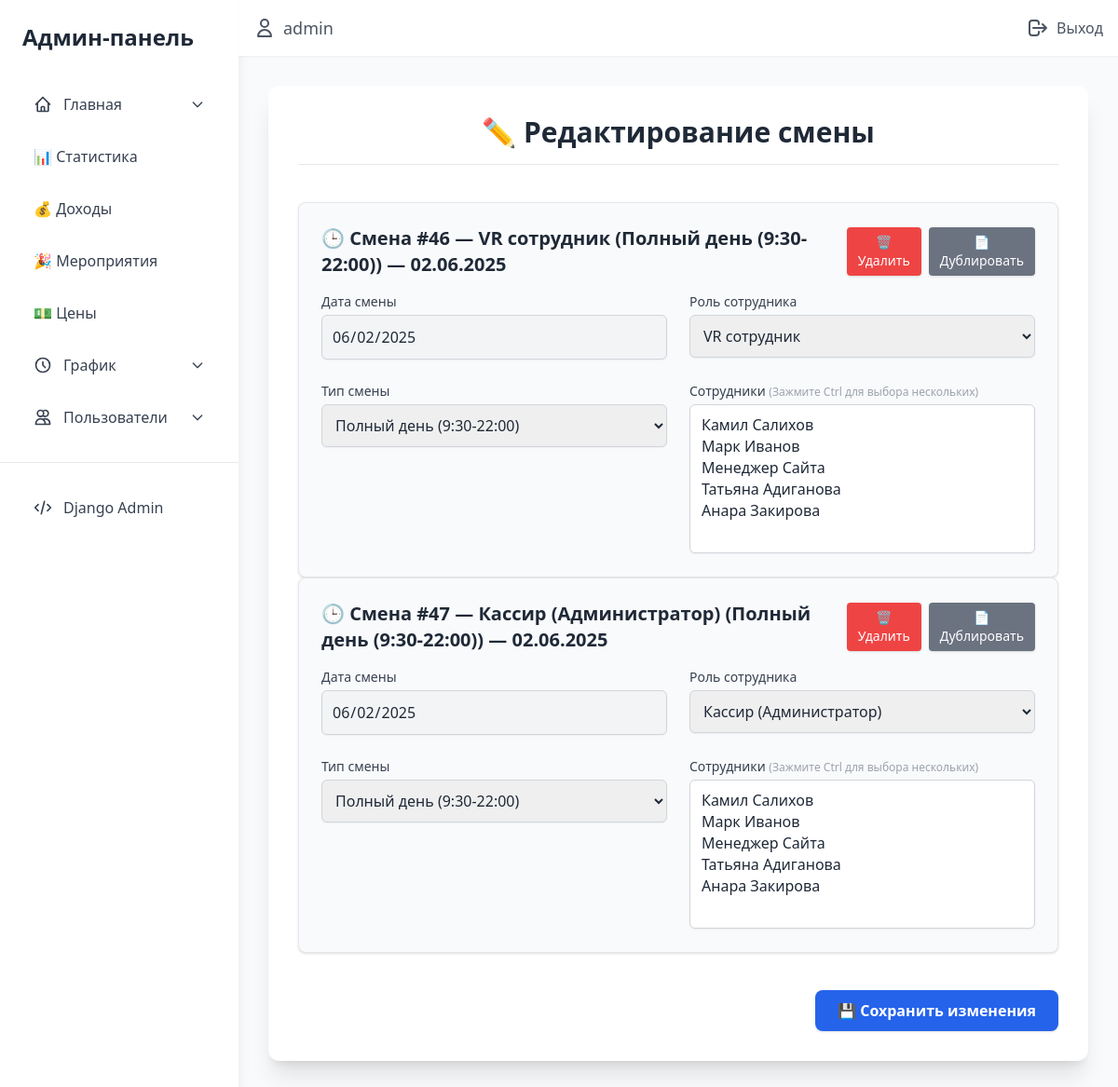
The page /staff/shifts/edit_day/?date=2025-06-02 (signed in) on the database its author committed.
### main/models.py (models this page shows, shortened)
class CustomUser(AbstractUser):
    ROLE_CHOICES = [
        ('CLIENT', 'Клиент'),
        ('STAFF', 'Сотрудник'),
        ('MANAGER', 'Менеджер'),
        ('ADMIN', 'Администратор'),
    ]
    PROFESSIONAL_ROLES = [
        ('none', 'Не назначена'),
        ('animator', 'Детский городок'),
        ('additional', 'Доп. сотрудник'),
        ('vr_operator', 'VR сотрудник'),
        ('cashier', 'Кассир (Администратор)'),
    ]
    phone_number = models.CharField(max_length=15, unique=True, verbose_name="Номер телефона")
    role = models.CharField(
        max_length=10,
        choices=ROLE_CHOICES,
        default='CLIENT',
        verbose_name='Роль'
    )
    professional_role = models.CharField(
        max_length=20,
        choices=PROFESSIONAL_ROLES,
        default='none',
        verbose_name='Профессиональная роль'
    )
    email = models.EmailField(unique=True, verbose_name="Email")
    def get_full_name(self):
        return f"{self.first_name} {self.last_name}".strip() or self.username

### staff/models.py (models this page shows, shortened)
class Shift(models.Model):
    ROLE_CHOICES = [
        ('animator', 'Детский городок'),
        ('additional', 'Доп. сотрудник'),
        ('vr_operator', 'VR сотрудник'),
        ('cashier', 'Кассир (Администратор)'),
    ]
    SHIFT_TYPES = [
        ('full', 'Полный день (9:30-22:00)'),
        ('morning', 'Утро (9:30-16:00)'),
        ('evening', 'Вечер (16:00-22:00)'),
        ('additional_evening', 'Вечер доп. сотрудника (15:00-22:00)'),
        ('vr_evening', 'Вечер VR сотрудника (15:00-22:00)'),
    ]
    role = models.CharField(
        max_length=20,
        choices=ROLE_CHOICES,
        default='animator',
        verbose_name="Роль сотрудника"
    )
    shift_type = models.CharField(
        max_length=20,
        choices=SHIFT_TYPES,
        verbose_name="Тип смены"
    )
    date = models.DateField(verbose_name="Дата смены")
    max_staff = models.PositiveIntegerField(default=1, verbose_name="Макс. сотрудников")
    staff = models.ManyToManyField(
        CustomUser,
        related_name='shifts',
        blank=True,
        verbose_name="Сотрудники"
    )

### staff/views.py (the view, shortened to what this page needs)
# urls.py: path('shifts/edit_day/', views.edit_day_shifts, name='edit-day-shifts'),
@login_required
@role_required('Admin', 'Manager')
def edit_day_shifts(request):
    selected_date = request.GET.get('date')
    if not selected_date:
        return HttpResponse("Дата не указана", status=400)
    shifts = Shift.objects.filter(date=selected_date).prefetch_related('staff')
    forms = []
    for shift in shifts:
        form = ShiftForm(instance=shift, prefix=f'shift_{shift.pk}')
        forms.append((shift, form))
    return render(request, 'staff/admin/edit_day_shifts.html', {
        'date': selected_date,
        'forms': forms
    })

### staff/forms.py (shortened to what this page needs)
class ShiftForm(forms.ModelForm):
    class Meta:
        model = Shift
        fields = ['date', 'role', 'shift_type', 'staff']
        widgets = {
            'date': forms.DateInput(format='%Y-%m-%d', attrs={'type': 'date', 'class': 'form-control'}),
            'role': forms.Select(attrs={'class': 'form-control'}),
            'shift_type': forms.Select(attrs={'class': 'form-control'}),
            'staff': forms.SelectMultiple(attrs={'class': 'form-control'}),
        }
    def __init__(self, *args, **kwargs):
        super().__init__(*args, **kwargs)
        self.fields['staff'].queryset = CustomUser.objects.filter(
            role__in=['STAFF', 'MANAGER', 'ADMIN']
        )
        instance = kwargs.get('instance')
        if instance:
            role_display = instance.get_role_display()
            self.fields['role'].choices = [(instance.role, role_display)]
            self.fields['shift_type'].choices = [
                (instance.shift_type, instance.get_shift_type_display())
            ]
            self.fields['role'].widget.attrs['readonly'] = True
            self.fields['shift_type'].widget.attrs['readonly'] = True

### staff/views.py (called while the page is built)
def role_required(*group_names):
    def in_groups(user):
        if user.is_authenticated:
            if bool(user.groups.filter(name__in=group_names)) or user.is_superuser:
                return True
        return False
    return lambda u: user_passes_test(in_groups)(u)

### staff/templates/staff/admin/edit_day_shifts.html (shortened to what this page needs)
{% extends 'staff/base_admin.html' %}
{% load static %}
{% load widget_tweaks %}
{% block admin_content %}
<div class="max-w-6xl mx-auto bg-white shadow-xl rounded-xl p-8">
    <h2 class="text-3xl font-bold text-gray-800 text-center mb-8 border-b pb-4">
        ✏️ Редактирование смены
    </h2>
    {% if forms %}
    <form method="post" class="space-y-10">
        <div id="shift-container">
            {% for shift, form in forms %}
                {% include 'staff/common/partials/shift_card.html' with shift=shift form=form %}
            {% endfor %}
        </div>
        <div class="text-right mt-6">
            <button type="submit"
                    class="bg-blue-600 hover:bg-blue-700 text-white font-semibold px-6 py-2.5 rounded-lg shadow transition">
                💾 Сохранить изменения
            </button>
        </div>
    </form>
    {% else %}
    <div class="text-center py-16">
        <p class="text-gray-500 text-lg">Нет смен на выбранный день.</p>
    </div>
    {% endif %}
</div>
{% endblock %}

### staff/templates/staff/base_admin.html (shortened to what this page needs)
{% load static %}
<!DOCTYPE html>
<html lang="ru">
<head>
    <link rel="stylesheet" href="https://cdn.jsdelivr.net/npm/flatpickr/dist/flatpickr.min.css">
    <link rel="stylesheet" href="{% static 'staff/css/admin.css' %}">
    <script src="https://cdn.tailwindcss.com"></script>
</head>
<body class="bg-gray-50">
    <div class="min-h-screen flex">
        <aside class="w-64 bg-white shadow-lg fixed left-0 top-0 bottom-0 overflow-y-auto z-10">
            <div class="p-6">
                <h2 class="text-2xl font-bold text-gray-800 mb-8">Админ-панель</h2>
                <nav class="space-y-2">
                    <div x-data="{ open: false }" @mouseenter="open = true" @mouseleave="open = false" class="relative">
                        <button class="flex items-center w-full p-3 text-gray-700 hover:bg-blue-50 rounded-lg transition-all">
                            <svg class="w-5 h-5 mr-3" fill="none" stroke="currentColor" viewBox="0 0 24 24">
                                <path stroke-linecap="round" stroke-linejoin="round" stroke-width="2"
                                      d="M3 12l2-2m0 0l7-7 7 7M5 10v10a1 1 0 001 1h3m10-11l2 2m-2-2v10a1 1 0 01-1 1h-3m-6 0a1 1 0 001-1v-4a1 1 0 011-1h2a1 1 0 011 1v4a1 1 0 001 1m-6 0h6"/>
                            </svg>
                            Главная
                            <svg class="ml-auto w-4 h-4 transform transition-transform"
                                 :class="open ? 'rotate-180' : ''" fill="none" stroke="currentColor" viewBox="0 0 24 24">
                                <path stroke-linecap="round" stroke-linejoin="round" stroke-width="2"
                                      d="M19 9l-7 7-7-7"/>
                            </svg>
                        </button>
                    </div>
                    <a href="{% url 'staff:statistics' %}"
                       class="block p-3 text-gray-700 hover:bg-blue-50 rounded-lg transition-all">📊 Статистика</a>
                    <a href="{% url 'staff:income-management' %}"
                       class="block p-3 text-gray-700 hover:bg-blue-50 rounded-lg transition-all">💰 Доходы</a>
                    <a href="{% url 'staff:events' %}"
                       class="block p-3 text-gray-700 hover:bg-blue-50 rounded-lg transition-all">🎉 Мероприятия</a>
                    <a href="{% url 'staff:price-settings' %}"
                       class="block p-3 text-gray-700 hover:bg-blue-50 rounded-lg transition-all">💵 Цены</a>
                    <div x-data="{ open: false }" @mouseenter="open = true" @mouseleave="open = false" class="relative">
                        <button class="flex items-center w-full p-3 text-gray-700 hover:bg-blue-50 rounded-lg transition-all">
                            <svg class="w-5 h-5 mr-3" fill="none" stroke="currentColor" viewBox="0 0 24 24">
                                <path stroke-linecap="round" stroke-linejoin="round" stroke-width="2"
                                      d="M12 8v4l3 3m6-3a9 9 0 11-18 0 9 9 0 0118 0z"/>
                            </svg>
                            График
                            <svg class="ml-auto w-4 h-4 transform transition-transform"
                                 :class="open ? 'rotate-180' : ''" fill="none" stroke="currentColor" viewBox="0 0 24 24">
                                <path stroke-linecap="round" stroke-linejoin="round" stroke-width="2"
                                      d="M19 9l-7 7-7-7"/>
                            </svg>
                        </button>
                    </div>
                    <div x-data="{ open: false }" @mouseenter="open = true" @mouseleave="open = false" class="relative">
                        <button class="flex items-center w-full p-3 text-gray-700 hover:bg-blue-50 rounded-lg transition-all">
                            <svg class="w-5 h-5 mr-3" fill="none" stroke="currentColor" viewBox="0 0 24 24">
                                <path stroke-linecap="round" stroke-linejoin="round" stroke-width="2"
                                      d="M12 4.354a4 4 0 110 5.292M15 21H3v-1a6 6 0 0112 0v1zm0 0h6v-1a6 6 0 00-9-5.197M13 7a4 4 0 11-8 0 4 4 0 018 0z"/>
                            </svg>
                            Пользователи
                            <svg class="ml-auto w-4 h-4 transform transition-transform"
                                 :class="open ? 'rotate-180' : ''" fill="none" stroke="currentColor" viewBox="0 0 24 24">
                                <path stroke-linecap="round" stroke-linejoin="round" stroke-width="2"
                                      d="M19 9l-7 7-7-7"/>
                            </svg>
                        </button>
                    </div>
                </nav>
            </div>
            <div class="p-6 border-t mt-auto">
                <a href="{% url 'admin:index' %}"
                   class="flex items-center p-3 text-gray-700 hover:bg-blue-50 rounded-lg transition-all">
                    <svg class="w-5 h-5 mr-3" fill="none" stroke="currentColor" viewBox="0 0 24 24">
                        <path stroke-linecap="round" stroke-linejoin="round" stroke-width="2"
                              d="M10 20l4-16m4 4l4 4-4 4M6 16l-4-4 4-4"/>
                    </svg>
                    Django Admin
                </a>
            </div>
        </aside>
        <div class="ml-64 flex-1">
            <header class="bg-white shadow-sm sticky top-0 z-10">
                <div class="max-w-7xl mx-auto px-4 py-4 flex justify-between items-center">
                    <div class="flex items-center space-x-4">
                        <a href="{% url 'accounts:profile' %}" class="text-gray-600 hover:text-gray-900 flex items-center">
                            <svg class="w-6 h-6 mr-2" fill="none" stroke="currentColor" viewBox="0 0 24 24">
                                <path stroke-linecap="round" stroke-linejoin="round" stroke-width="2"
                                      d="M16 7a4 4 0 11-8 0 4 4 0 018 0zM12 14a7 7 0 00-7 7h14a7 7 0 00-7-7z"/>
                            </svg>
                            <span class="text-lg font-medium">{{ user.username }}</span>
                        </a>
                    </div>
                    <form action="{% url 'accounts:logout' %}" method="post">
                        <button type="submit" class="flex items-center text-gray-600 hover:text-gray-900">
                            <svg class="w-6 h-6 mr-2" fill="none" stroke="currentColor" viewBox="0 0 24 24">
                                <path stroke-linecap="round" stroke-linejoin="round" stroke-width="2"
                                      d="M17 16l4-4m0 0l-4-4m4 4H7m6 4v1a3 3 0 01-3 3H6a3 3 0 01-3-3V7a3 3 0 013-3h4a3 3 0 013 3v1"/>
                            </svg>
                            Выход
                        </button>
                    </form>
                </div>
            </header>
            <main class="p-8">
                {% block admin_content %}
                {% endblock %}
            </main>
        </div>
    </div>
</body>
</html>

### staff/templates/staff/common/partials/shift_card.html (shortened to what this page needs)
{% load widget_tweaks %}
<div id="shift-{{ shift.id }}" class="border border-gray-200 bg-gray-50 rounded-lg shadow p-6 hover:shadow-lg transition duration-200">
    <div class="flex justify-between items-center mb-4">
        <h3 class="text-xl font-semibold text-gray-800">
            🕒 Смена #{{ shift.id }} — {{ shift.get_role_display }} ({{ shift.get_shift_type_display }}) — {{ shift.date|date:"d.m.Y" }}
        </h3>
        <div class="flex gap-2">
            <button type="button"
                    onclick="confirmDelete({{ shift.id }})"
                    class="bg-red-500 hover:bg-red-600 text-white px-3 py-1.5 rounded text-sm shadow">
                🗑 Удалить
            </button>
            <button type="button"
                    onclick="duplicateShift({{ shift.id }})"
                    class="bg-gray-500 hover:bg-gray-600 text-white px-3 py-1.5 rounded text-sm shadow">
                📄 Дублировать
            </button>
        </div>
    </div>
    <div class="grid grid-cols-1 md:grid-cols-2 gap-6">
        {% for field in form.visible_fields %}
        <div>
            <label for="{{ field.id_for_label }}" class="block text-sm font-medium text-gray-700 mb-1">
                {{ field.label }}
                {% if field.name == "staff" %}
                <span class="text-xs text-gray-400">(Зажмите Ctrl для выбора нескольких)</span>
                {% endif %}
            </label>
            {% if field.name == "staff" %}
                <select name="{{ field.html_name }}" id="{{ field.id_for_label }}" multiple
                        class="w-full h-40 rounded-md border border-gray-300 shadow-sm p-2.5 text-gray-800 focus:ring-2 focus:ring-blue-500 focus:outline-none transition">
                    {% for choice in field.field.queryset %}
                    <option value="{{ choice.pk }}" {% if choice in field.value %}selected{% endif %}>
                    </option>
                    {% endfor %}
                </select>
            {% elif field.name == "date" %}
                {% render_field field class="w-full rounded-md border border-gray-300 shadow-sm p-2.5 text-gray-800 bg-gray-100 cursor-not-allowed" readonly="readonly" %}
            {% else %}
                {% render_field field class="w-full rounded-md border border-gray-300 shadow-sm p-2.5 text-gray-800 focus:ring-2 focus:ring-blue-500 focus:outline-none transition" %}
            {% endif %}
        </div>
        {% endfor %}
    </div>
</div>

### rows shown on the page
CustomUser: username "admin", {{ choice.pk }} 1 (drawn)
Shift: id "46", role "VR сотрудник", shift_type "Полный день (9:30-22:00)", date "02.06.2025", label "Дата смены" "Роль сотрудника" "Тип смены" "Сотрудники"
Shift: id "47", role "Кассир (Администратор)", shift_type "Полный день (9:30-22:00)", date "02.06.2025", label "Дата смены" "Роль сотрудника" "Тип смены" "Сотрудники"
